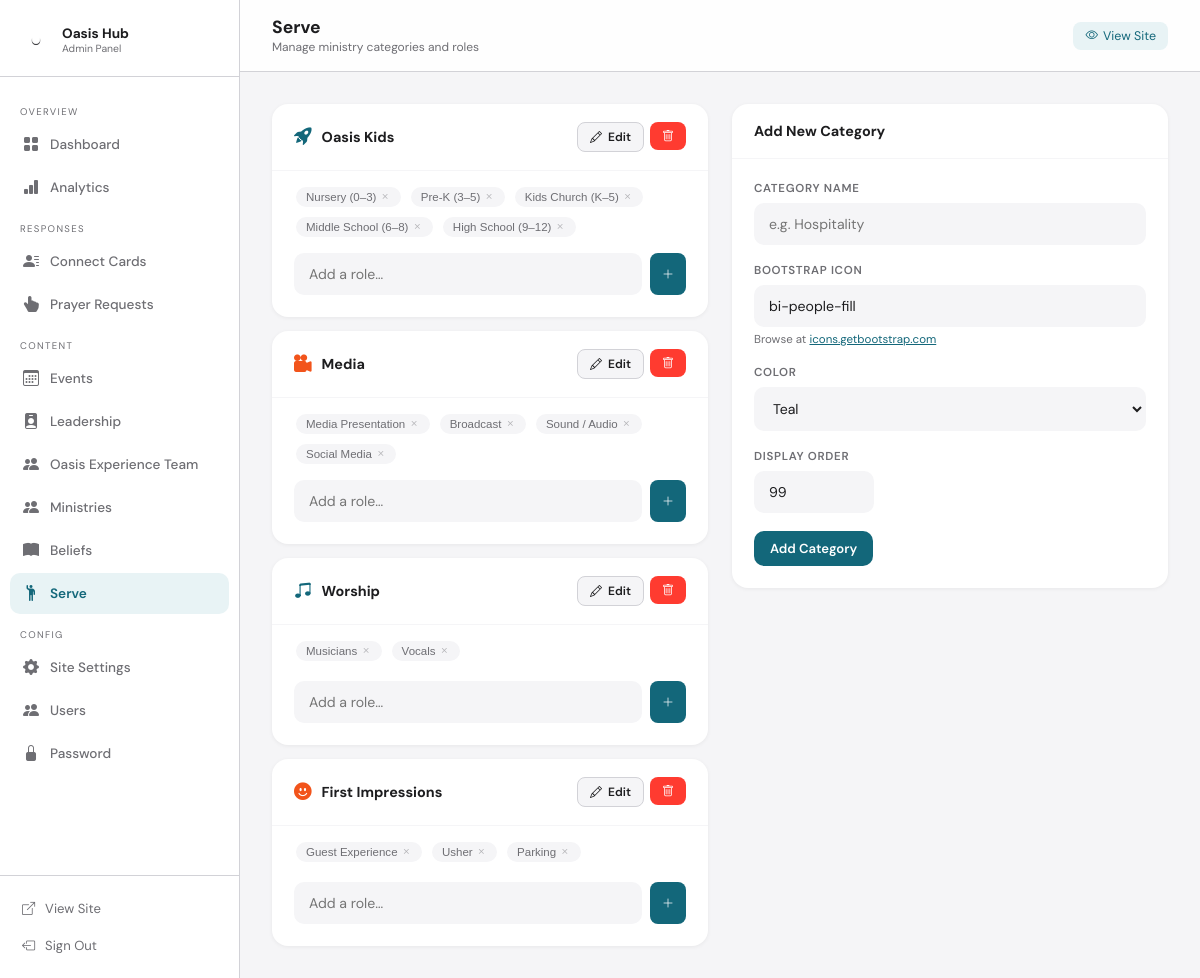
/admin/serve (signed in), run on the app's committed database.
### tables this page shows
CREATE TABLE serve_categories (
        id INTEGER PRIMARY KEY AUTOINCREMENT, name TEXT NOT NULL,
        icon TEXT DEFAULT 'bi-people-fill', color TEXT DEFAULT 'teal', sort_order INTEGER DEFAULT 0
    );

CREATE TABLE serve_roles (
        id INTEGER PRIMARY KEY AUTOINCREMENT, category_id INTEGER NOT NULL,
        label TEXT NOT NULL, sort_order INTEGER DEFAULT 0,
        FOREIGN KEY(category_id) REFERENCES serve_categories(id) ON DELETE CASCADE
    );

### member.py (the view)
@app.route('/admin/serve')
@login_required
def admin_serve():
    conn=get_db()
    cats=conn.execute("SELECT * FROM serve_categories ORDER BY sort_order").fetchall()
    roles=conn.execute("SELECT * FROM serve_roles ORDER BY sort_order").fetchall(); conn.close()
    grouped=[{'cat':c,'roles':[r for r in roles if r['category_id']==c['id']]} for c in cats]
    return render_template('admin/serve.html',grouped=grouped)

### member.py (called while the page is built)
def get_db():
    conn = sqlite3.connect(DB)
    conn.row_factory = sqlite3.Row
    conn.execute("PRAGMA journal_mode=WAL")
    conn.execute("PRAGMA foreign_keys=ON")
    return conn

def login_required(f):
    @wraps(f)
    def dec(*a,**kw):
        if not session.get('admin_logged_in'): return redirect(url_for('admin_login'))
        return f(*a,**kw)
    return dec

### templates/admin/serve.html (shortened to what this page needs)
{% extends "admin/base.html" %}
{% block page_title %}Serve{% endblock %}
{% block page_sub %}Manage ministry categories and roles{% endblock %}
{% block content %}
<div style="display:grid;grid-template-columns:1fr 1fr;gap:24px;align-items:start;">
  <div style="display:flex;flex-direction:column;gap:14px;">
    {% for g in grouped %}
    <div class="card">
      <div class="card-header">
        <div style="display:flex;align-items:center;gap:10px;">
          <i class="bi {{ g.cat.icon }}" style="color:{{ '#13677A' if g.cat.color=='teal' else '#F2541B' }};font-size:1.1rem;"></i>
          <div class="card-title">{{ g.cat.name }}</div>
        </div>
        <div style="display:flex;gap:6px;">
          <a href="{{ url_for('admin_serve_cat_edit', cid=g.cat.id) }}" class="btn btn-ghost btn-sm"><i class="bi bi-pencil"></i> Edit</a>
          <form method="POST" action="{{ url_for('admin_serve_cat_delete', cid=g.cat.id) }}" onsubmit="return confirm('Delete {{ g.cat.name }} and all its roles?')" style="display:inline;">
            <button type="submit" class="btn btn-danger btn-sm"><i class="bi bi-trash"></i></button>
          </form>
        </div>
      </div>
      <div class="card-body" style="padding-top:14px;">
        <div style="margin-bottom:14px;display:flex;flex-wrap:wrap;gap:6px;min-height:28px;">
          {% for r in g.roles %}
          <form method="POST" action="{{ url_for('admin_serve_role_delete', rid=r.id) }}" style="display:inline;">
            <button type="submit" class="tag" style="cursor:pointer;border:none;background:#F5F5F7;" title="Click to remove">
              {{ r.label }} <i class="bi bi-x" style="font-size:0.7rem;opacity:0.5;"></i>
            </button>
          </form>
          {% else %}
          <span style="color:#6e6e73;font-size:0.8rem;">No roles yet</span>
          {% endfor %}
        </div>
        <form method="POST" action="{{ url_for('admin_serve_role_new') }}" style="display:flex;gap:8px;">
          <input type="text" name="label" class="form-control" placeholder="Add a role…" required style="margin:0;flex:1;">
          <button type="submit" class="btn btn-primary btn-sm"><i class="bi bi-plus-lg"></i></button>
        </form>
      </div>
    </div>
    {% else %}
    <div class="card"><div class="card-body" style="color:#6e6e73;">No categories yet.</div></div>
    {% endfor %}
  </div>
  <div class="card" style="position:sticky;top:88px;">
    <div class="card-header"><div class="card-title">Add New Category</div></div>
    <div class="card-body">
      <form method="POST" action="{{ url_for('admin_serve_cat_new') }}">
        <div class="form-group">
          <label class="form-label">Category Name</label>
          <input type="text" name="name" class="form-control" required placeholder="e.g. Hospitality">
        </div>
        <div class="form-group">
          <label class="form-label">Bootstrap Icon</label>
          <input type="text" name="icon" class="form-control" value="bi-people-fill">
          <div style="font-size:0.72rem;color:#6e6e73;margin-top:5px;">Browse at <a href="https://icons.getbootstrap.com" target="_blank" style="color:#13677A;">icons.getbootstrap.com</a></div>
        </div>
        <div class="form-group">
          <label class="form-label">Color</label>
          <select name="color" class="form-control"><option value="teal">Teal</option><option value="orange">Orange</option></select>
        </div>
        <div class="form-group">
          <label class="form-label">Display Order</label>
          <input type="number" name="sort_order" class="form-control" value="99" style="width:120px;">
        </div>
        <button type="submit" class="btn btn-primary">Add Category</button>
      </form>
    </div>
  </div>
</div>
{% endblock %}

### templates/admin/base.html (style rules this page uses)
:root { --teal: #13677A; --teal-light: #e8f3f5; --orange: #F2541B; --orange-light: #fef1ec; --bg: #F5F5F7; --card: #fff; --text: #1d1d1f; --sub: #6e6e73; --line: #d2d2d7; --sidebar: 240px; --success: #34c759; --danger: #ff3b30; --info: #007aff; }
* { margin:0; padding:0; box-sizing:border-box; }
body { font-family:'DM Sans',sans-serif; background:var(--bg); color:var(--text); display:flex; min-height:100vh; }
.btn { display: inline-flex; align-items: center; gap: 6px; padding: 9px 16px; border-radius: 10px; font-family: 'DM Sans', sans-serif; font-size: 0.82rem; font-weight: 600; border: none; cursor: pointer; text-decoration: none; transition: opacity 0.15s, transform 0.15s; }
.btn-primary { background: var(--teal); color: #fff; }
.btn-ghost { background: var(--bg); color: var(--text); border: 1px solid var(--line); }
.btn-danger { background: var(--danger); color: #fff; }
.btn-sm { padding: 6px 12px; font-size: 0.75rem; border-radius: 8px; }
.card { background: var(--card); border-radius: 16px; box-shadow: 0 1px 4px rgba(0,0,0,0.06); overflow: hidden; }
.card-header { padding: 18px 22px; border-bottom: 1px solid var(--bg); display: flex; align-items: center; justify-content: space-between; }
.card-title { font-size: 0.9rem; font-weight: 700; color: var(--text); }
.card-body { padding: 22px; }
.form-group { margin-bottom: 18px; }
.form-label { display: block; font-size: 0.72rem; font-weight: 600; letter-spacing: 0.06em; text-transform: uppercase; color: var(--sub); margin-bottom: 7px; }
.form-control { width: 100%; background: var(--bg); border: 1.5px solid transparent; border-radius: 10px; padding: 11px 14px; font-family: 'DM Sans', sans-serif; font-size: 0.88rem; color: var(--text); outline: none; transition: border-color 0.2s, background 0.2s; }
.tag { display: inline-block; background: var(--bg); color: var(--sub); font-size: 0.72rem; padding: 4px 10px; border-radius: 20px; margin: 2px; }

### data on the page
serve_categories: cat.name "Oasis Kids"
serve_roles: label "Nursery (0–3)"
serve_roles: label "Pre-K (3–5)"
serve_roles: label "Kids Church (K–5)"
serve_roles: label "Middle School (6–8)"
serve_roles: label "High School (9–12)"
serve_categories: cat.name "Media"
serve_roles: label "Media Presentation"
serve_roles: label "Broadcast"
serve_roles: label "Sound / Audio"
serve_roles: label "Social Media"
serve_categories: cat.name "Worship"
serve_roles: label "Musicians"
serve_roles: label "Vocals"
serve_categories: cat.name "First Impressions"
serve_roles: label "Guest Experience"
serve_roles: label "Usher"
serve_roles: label "Parking"
